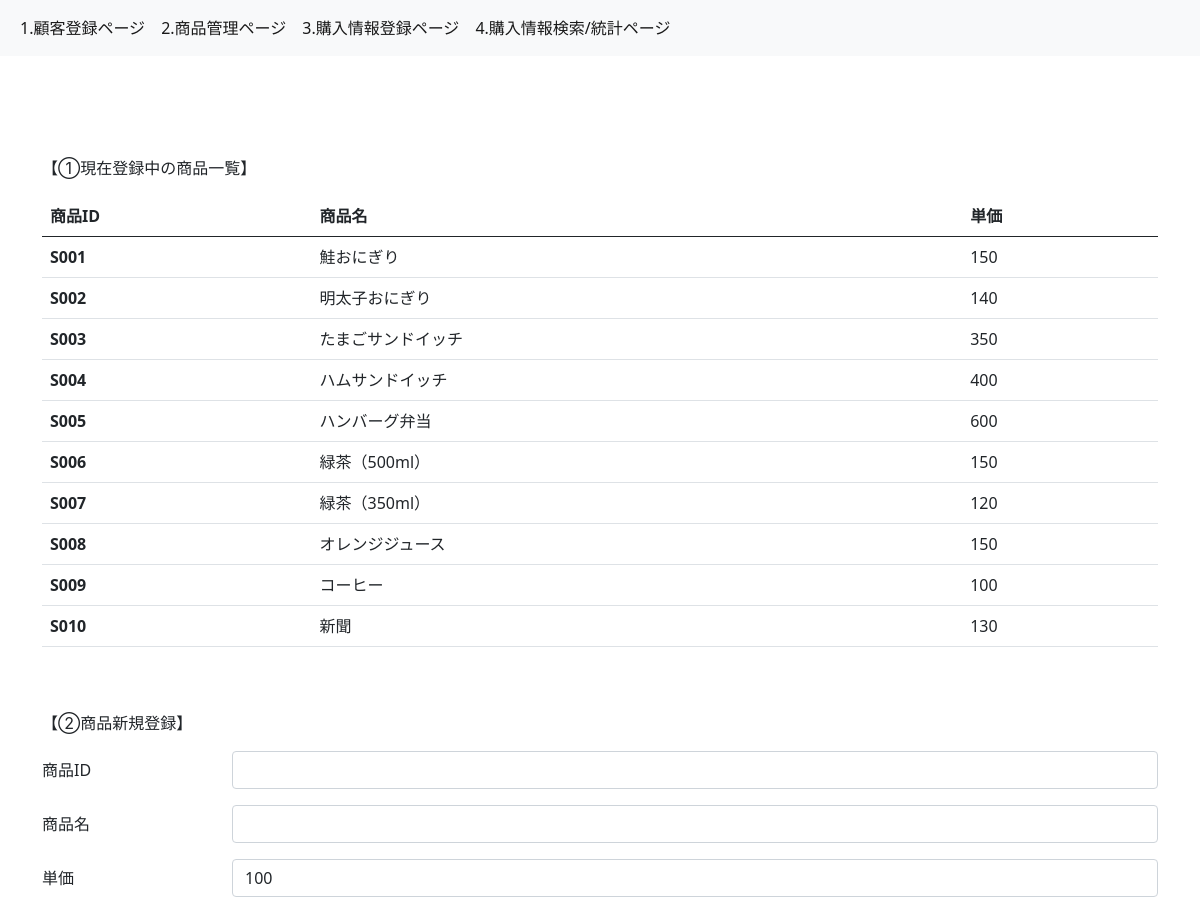
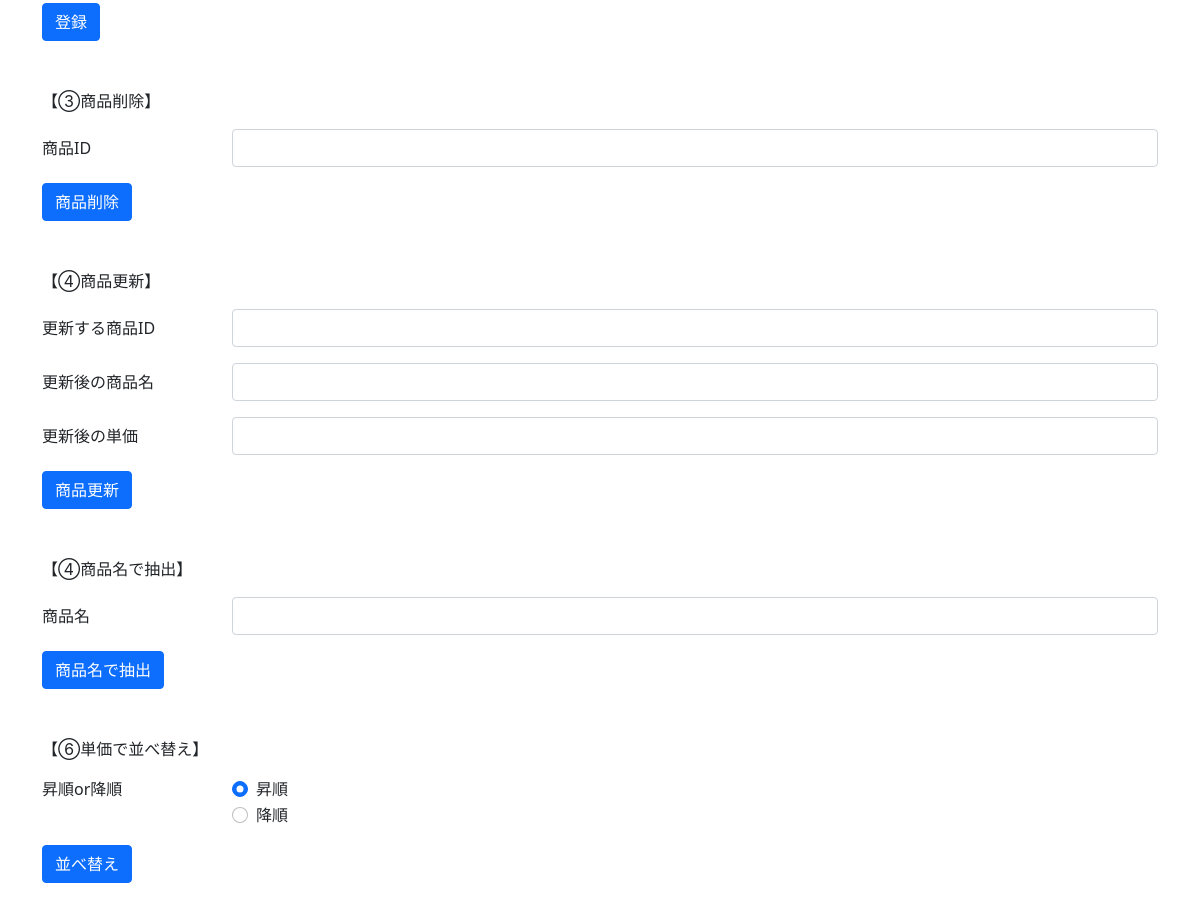
The app's page /item with its own data (2 pictures, top to bottom).
### models.py (models this page shows, shortened)
class Item(db.Model):
    __tablename__="items"
    item_id = db.Column(db.String,primary_key=True)
    item_name = db.Column(db.String,nullable=False)
    price = db.Column(db.Integer)
    purchase_details = db.relationship("Purchase_detail",backref="items",cascade="delete")

### app.py (the view)
@app.route("/item")
def item():
    items = Item.query.all()
    return render_template("2_item.html",items=items)

### templates/2_item.html
{% extends "base.html" %} {% block content %}
<p>【①現在登録中の商品一覧】</p>
<table class="table">
  <thead>
    <tr>
      <th scope="col">商品ID</th>
      <th scope="col">商品名</th>
      <th scope="col">単価</th>
    </tr>
  </thead>
  <tbody>
    {% for item in items%}
    <tr>
      <th scope="row">{{item.item_id}}</th>
      <td>{{item.item_name}}</td>
      <td>{{item.price}}</td>
    </tr>
    {% endfor %}
  </tbody>
</table>
<br />
<br />
<p>【②商品新規登録】</p>
<form action="/add_item" method="post">
  <div class="row mb-3">
    <label for="input-item-id" class="col-sm-2 col-form-label">商品ID</label>
    <div class="col-sm-10">
      <input
        type="text"
        class="form-control"
        id="input-item-id"
        name="input-item-id"
      />
    </div>
  </div>
  <div class="row mb-3">
    <label for="input-item-name" class="col-sm-2 col-form-label">商品名</label>
    <div class="col-sm-10">
      <input
        type="text"
        class="form-control"
        id="input-item-name"
        name="input-item-name"
      />
    </div>
  </div>
  <div class="row mb-3">
    <label for="input-price" class="col-sm-2 col-form-label">単価</label>
    <div class="col-sm-10">
      <input
        type="number"
        class="form-control"
        id="input-price"
        name="input-price"
        value="100"
      />
    </div>
  </div>
  <button type="submit" class="btn btn-primary">登録</button>
</form>
<br />
<br />
<p>【③商品削除】</p>
<form action="/delete_item" method="post">
  <div class="row mb-3">
    <label for="input-item-id" class="col-sm-2 col-form-label">商品ID</label>
    <div class="col-sm-10">
      <input
        type="text"
        class="form-control"
        id="input-item-id"
        name="input-item-id"
      />
    </div>
  </div>
  <button type="submit" class="btn btn-primary">商品削除</button>
</form>
<br />
<br />
<p>【④商品更新】</p>
<form action="/update_item" method="post">
  <div class="row mb-3">
    <label for="input-item-id" class="col-sm-2 col-form-label"
      >更新する商品ID</label
    >
    <div class="col-sm-10">
      <input
        type="text"
        class="form-control"
        id="input-item-id"
        name="input-item-id"
      />
    </div>
  </div>
  <div class="row mb-3">
    <label for="input-item-name" class="col-sm-2 col-form-label"
      >更新後の商品名</label
    >
    <div class="col-sm-10">
      <input
        type="text"
        class="form-control"
        id="input-item-name"
        name="input-item-name"
      />
    </div>
  </div>
  <div class="row mb-3">
    <label for="input-item-price" class="col-sm-2 col-form-label"
      >更新後の単価</label
    >
    <div class="col-sm-10">
      <input
        type="text"
        class="form-control"
        id="input-item-price"
        name="input-item-price"
      />
    </div>
  </div>
  <button type="submit" class="btn btn-primary">商品更新</button>
</form>
<br />
<br />
<p>【④商品名で抽出】</p>
<form action="/select_item_name" method="post">
  <div class="row mb-3">
    <label for="input-item-name" class="col-sm-2 col-form-label">商品名</label>
    <div class="col-sm-10">
      <input
        type="text"
        class="form-control"
        id="input-item-name"
        name="input-item-name"
      />
    </div>
  </div>
  <button type="submit" class="btn btn-primary">商品名で抽出</button>
</form>
<br />
<br />
<p>【⑥単価で並べ替え】</p>
<form action="/sorting_item" method="post">
  <fieldset class="row mb-3">
    <legend class="col-form-label col-sm-2 pt-0">昇順or降順</legend>
    <div class="col-sm-10">
      <div class="form-check">
        <input
          class="form-check-input"
          type="radio"
          name="order-type"
          id="ascending"
          value="ascending"
          checked
        />
        <label class="form-check-label" for="ascending"> 昇順 </label>
      </div>
      <div class="form-check">
        <input
          class="form-check-input"
          type="radio"
          name="order-type"
          id="descending"
          value="descending"
        />
        <label class="form-check-label" for="descending"> 降順 </label>
      </div>
    </div>
  </fieldset>
  <button type="submit" class="btn btn-primary">並べ替え</button>
</form>
<br />
<br />
{% endblock %}

### templates/base.html (shortened to what this page needs)
<!DOCTYPE html>
<html lang="ja">
  <head>
    <link href="https://cdn.jsdelivr.net/npm/bootstrap@5.0.2/dist/css/bootstrap.min.css" rel="stylesheet">
  </head>
  <body>
    <nav class="navbar navbar-expand-lg navbar-light bg-light">
        <div class="container-fluid">
            <ul class="navbar-nav me-auto mb-2 mb-lg-0">
              <li class="nav-item">
                <a class="nav-link active" aria-current="page" href="{{url_for('index')}}">1.顧客登録ページ</a>
              </li>
              <li class="nav-item">
                <a class="nav-link active" aria-current="page" href="{{url_for('item')}}">2.商品管理ページ</a>
              </li>
              <li class="nav-item">
                <a class="nav-link active" aria-current="page" href="{{url_for('purchase')}}">3.購入情報登録ページ</a>
              </li>
              <li class="nav-item">
                <a class="nav-link active" aria-current="page" href="{{url_for('purchase_data_statistics')}}">4.購入情報検索/統計ページ</a>
              </li>
            </ul>
          </div>
    </nav>
    <div class="container" style="padding-top: 100px;"
    {% block content %}
    {% endblock %}
  </body>
</html>

### records on screen
Item: item_id "S001", item_name "鮭おにぎり", price "150"
Item: item_id "S002", item_name "明太子おにぎり", price "140"
Item: item_id "S003", item_name "たまごサンドイッチ", price "350"
Item: item_id "S004", item_name "ハムサンドイッチ", price "400"
Item: item_id "S005", item_name "ハンバーグ弁当", price "600"
Item: item_id "S006", item_name "緑茶（500ml）", price "150"
Item: item_id "S007", item_name "緑茶（350ml）", price "120"
Item: item_id "S008", item_name "オレンジジュース", price "150"
Item: item_id "S009", item_name "コーヒー", price "100"
Item: item_id "S010", item_name "新聞", price "130"
